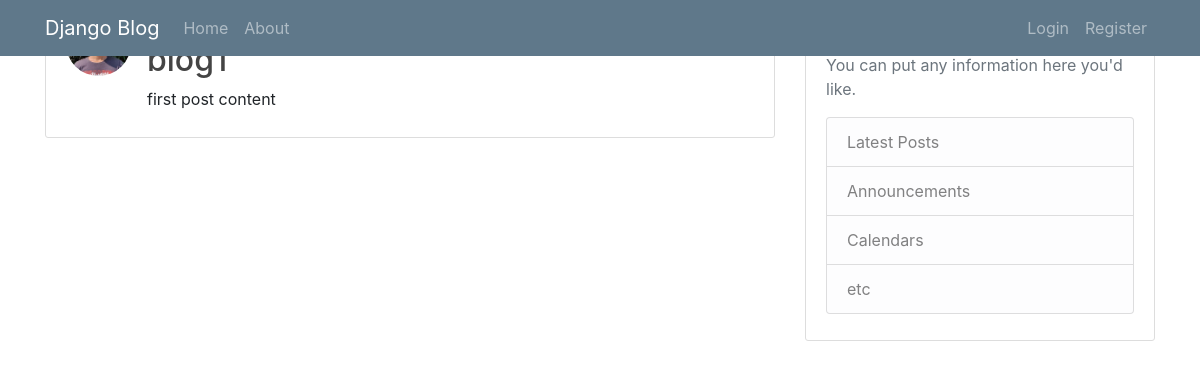
Before: /post/1/ with the older database file.
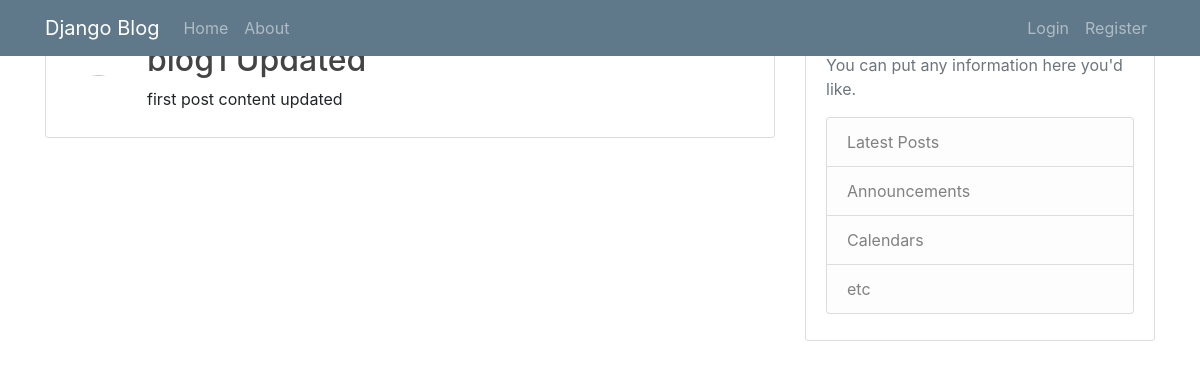
After: the same page with the newer database file.
### blog/models.py (models this page shows, shortened)
class Post(models.Model):
    title = models.CharField(max_length=100)
    content = models.TextField()
    date_posted = models.DateTimeField(default=timezone.now)
    author = models.ForeignKey(User, on_delete=models.CASCADE)

### blog/views.py (the view)
# urls.py: path('post/<int:pk>/', PostDetailView.as_view(), name="post-detail"),
class PostDetailView(DetailView):
    model = Post

### blog/templates/blog/post_detail.html (shortened to what this page needs)
{% extends "blog/base.html" %}
{% block content %}
<article class="media content-section">
  <div class="media-body">
    <div class="article-metadata">
      <a class="mr-2" href="{% url 'user-posts' object.author.username %}">{{ object.author }}</a>
      <small class="text-muted">{{ object.date_posted | date:"d F, Y" }}</small>
    </div>
    <h2 class="article-title">{{ object.title }}</h2>
    <p class="article-content">{{ object.content }}</p>
  </div>
</article>
{% endblock content%}

Changed rows visible on the page:
changed Post: title "blog1" → "blog1 Updated"; content "first post content" → "first post content updated"
